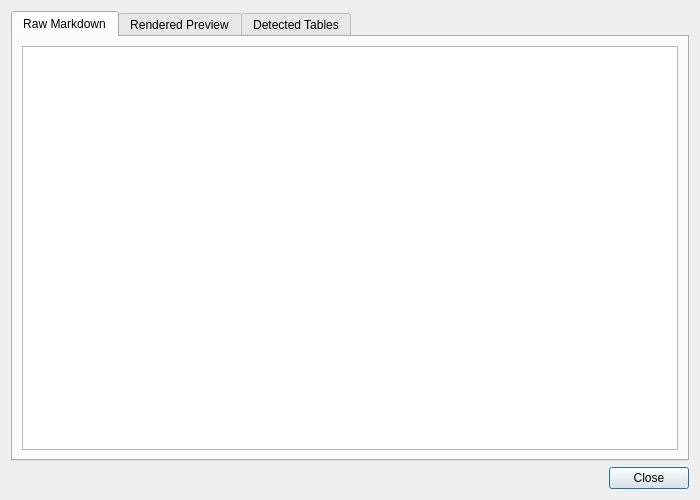
<?xml version="1.0" encoding="UTF-8"?>
<ui version="4.0">
 <class>PreviewDialog</class>
 <widget class="QDialog" name="PreviewDialog">
  <property name="geometry">
   <rect>
    <x>0</x>
    <y>0</y>
    <width>700</width>
    <height>500</height>
   </rect>
  </property>
  <property name="windowTitle">
   <string>Markdown Preview</string>
  </property>
  <layout class="QVBoxLayout" name="verticalLayout">
   <item>
    <widget class="QTabWidget" name="tabWidget">
     <property name="currentIndex">
      <number>0</number>
     </property>
     <widget class="QWidget" name="rawTab">
      <attribute name="title">
       <string>Raw Markdown</string>
      </attribute>
      <layout class="QVBoxLayout" name="verticalLayout_2">
       <item>
        <widget class="QTextEdit" name="rawTextEdit">
         <property name="font">
          <font>
           <family>Consolas,Monaco,monospace</family>
          </font>
         </property>
         <property name="readOnly">
          <bool>true</bool>
         </property>
        </widget>
       </item>
      </layout>
     </widget>
     <widget class="QWidget" name="htmlTab">
      <attribute name="title">
       <string>Rendered Preview</string>
      </attribute>
      <layout class="QVBoxLayout" name="verticalLayout_3">
       <item>
        <widget class="QTextEdit" name="htmlTextEdit">
         <property name="readOnly">
          <bool>true</bool>
         </property>
        </widget>
       </item>
      </layout>
     </widget>
     <widget class="QWidget" name="tablesTab">
      <attribute name="title">
       <string>Detected Tables</string>
      </attribute>
      <layout class="QVBoxLayout" name="verticalLayout_4">
       <item>
        <widget class="QLabel" name="tablesLabel">
         <property name="text">
          <string>Tables found in markdown will be listed here</string>
         </property>
        </widget>
       </item>
       <item>
        <widget class="QListWidget" name="tablesList"/>
       </item>
      </layout>
     </widget>
    </widget>
   </item>
   <item>
    <widget class="QDialogButtonBox" name="buttonBox">
     <property name="orientation">
      <enum>Qt::Horizontal</enum>
     </property>
     <property name="standardButtons">
      <set>QDialogButtonBox::Close</set>
     </property>
    </widget>
   </item>
  </layout>
 </widget>
 <resources/>
 <connections>
  <connection>
   <sender>buttonBox</sender>
   <signal>accepted()</signal>
   <receiver>PreviewDialog</receiver>
   <slot>accept()</slot>
   <hints>
    <hint type="sourcelabel">
     <x>248</x>
     <y>254</y>
    </hint>
    <hint type="destinationlabel">
     <x>157</x>
     <y>274</y>
    </hint>
   </hints>
  </connection>
  <connection>
   <sender>buttonBox</sender>
   <signal>rejected()</signal>
   <receiver>PreviewDialog</receiver>
   <slot>reject()</slot>
   <hints>
    <hint type="sourcelabel">
     <x>316</x>
     <y>260</y>
    </hint>
    <hint type="destinationlabel">
     <x>286</x>
     <y>274</y>
    </hint>
   </hints>
  </connection>
 </connections>
</ui>
